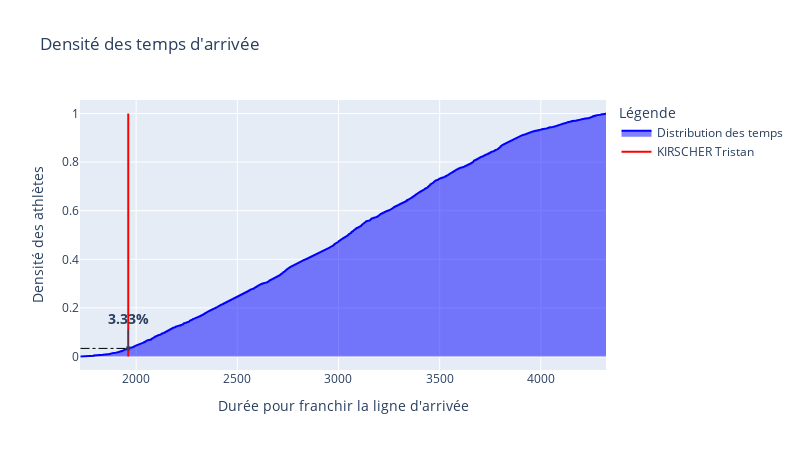

This figure's notebook cell:
### Code cell
#| title: Performance de Tristan Kirscher
#| label: a
viz.graphePerso("tristan","kirscher", data=data,titre = "Densité des temps d'arrivée")

### Figure 1 — Plotly figure (JSON) as saved in the notebook; plotly's stock layout.template omitted (floating-point values rounded to 4 significant figures; data arrays with more than 128 entries replaced by an {"elided": "..."} marker saying what was removed)
{"data": [{"fill": "tozeroy", "line": {"color": "blue"}, "mode": "lines", "name": "Distribution des temps", "type": "scatter", "x": {"elided": "10000 float values"}, "y": {"elided": "10000 float values"}}, {"line": {"color": "red"}, "mode": "lines", "name": "KIRSCHER Tristan", "type": "scatter", "x": [1961, 1961], "y": [0, 1]}], "layout": {"annotations": [{"arrowhead": 7, "ax": 0, "ay": -30, "font": {"size": 14}, "showarrow": true, "text": "<b>3.33%</b>", "x": 1961, "y": 0.03325}], "autosize": false, "height": 450, "legend": {"title": {"text": "Légende"}}, "shapes": [{"line": {"color": "black", "dash": "dashdot", "width": 1}, "type": "line", "x0": 1725, "x1": 1961, "y0": 0.03325, "y1": 0.03325}], "title": {"text": "Densité des temps d'arrivée"}, "width": 800, "xaxis": {"title": {"text": "Durée pour franchir la ligne d'arrivée"}}, "yaxis": {"title": {"text": "Densité des athlètes"}}}}
